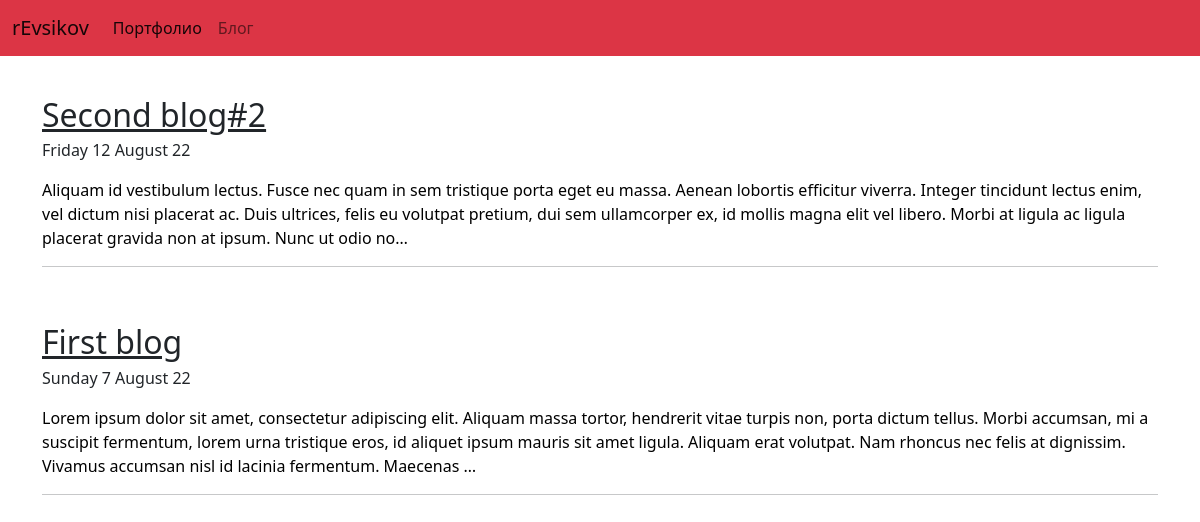
Screenshot of /blog/ with the database file from the repository.
### blog/models.py (models this page shows, shortened)
class Blog(models.Model):
    title = models.CharField(max_length=200)
    description = models.TextField()
    date = models.DateTimeField()

### blog/views.py (the view)
# urls.py: path('', views.all_blogs, name='all_blogs'),
def all_blogs(request):
    blogs = Blog.objects.order_by('-date')
    return render(request, 'blog/all_blogs.html', {'blogs': blogs})

### blog/templates/blog/all_blogs.html
{% extends 'portfolio/base.html' %}
{% block content %}
{% for blog in blogs %}
<div class="container" style="padding-top: 40px">
<article class="blog-post">
    <h2 class="blog-post-title mb-1">
        <a href="{% url 'blog:detail' blog.id %}" class="link-dark">
            {{ blog.title }}
        </a>
    </h2>
    <p class="blog-post-meta">
        {{ blog.date|date:'l j F y' }}
    </p>
    <a href="{% url 'blog:detail' blog.id %}" style="text-decoration: none; color: black">
    <p>
    {{ blog.description|striptags|truncatechars:350  }}
    </p>
</a>
    <hr>
</article>
</div>
{% endfor %}
{% endblock %}

### rows the page displays
Blog: title "Second blog#2", date "Friday 12 August 22", description "Aliquam id vestibulum lectus. Fusce nec quam in sem tristique porta eget eu massa. Aenean lobortis efficitur viverra. Integer tincidunt lectus enim, vel dictum nisi placerat ac. Duis ultrices, felis eu volutpat pretium, dui sem ullamcorper ex, id mollis magna elit vel libero. Morbi at ligula ac ligula placerat gravida non at ipsum. Nunc ut odio no…"
Blog: title "First blog", date "Sunday 7 August 22", description "Lorem ipsum dolor sit amet, consectetur adipiscing elit. Aliquam massa tortor, hendrerit vitae turpis non, porta dictum tellus. Morbi accumsan, mi a suscipit fermentum, lorem urna tristique eros, id aliquet ipsum mauris sit amet ligula. Aliquam erat volutpat. Nam rhoncus nec felis at dignissim. Vivamus accumsan nisl id lacinia fermentum. Maecenas …"
